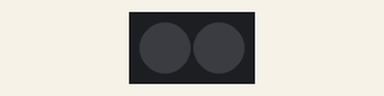
Simulated run of this sketch. Board: Arduino Uno, built with avr-gcc and run on an emulated ATmega328P. On the bench: 2 RGB LEDs in strip order, left to right. Colours are those a GRB WS2812 strip shows for the declared byte order.

Above: at 0.18 s.
Timing chart, 0 to 3.0 s (numbered marks = the images above):
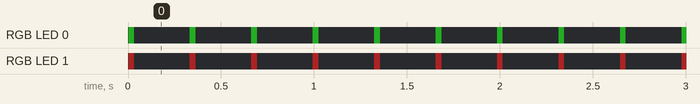

The sketch:

oled_1.ino
```cpp
/** ===============================================
# oled_1.ino
#	s.kawano @ lukesystem Inc.
#	Ver.001 2023/08/19	初版
#
#	Maker Pi RP2040 のLEDを点滅させる。
# ===============================================*/
#include <FastLED.h>
#define NUM_LEDS 2

CRGB leds[NUM_LEDS];

void setup() {
	FastLED.addLeds<WS2812B, 18>(leds, NUM_LEDS);
}

void loop() {
	int i;

	leds[0] = CRGB(50, 10, 10);
	leds[1] = CRGB(10, 50, 10);
	FastLED.show();
	delay(30);


	leds[0] = CRGB::Black;
	leds[1] = CRGB::Black;
	FastLED.show();
	delay(300);

}
```

Measured:
- by itself, RGB LED 0: alternates RGB(10, 50, 10) for 0.03 s and off for 0.30 s
- by itself, RGB LED 1: alternates RGB(50, 10, 10) for 0.03 s and off for 0.30 s
